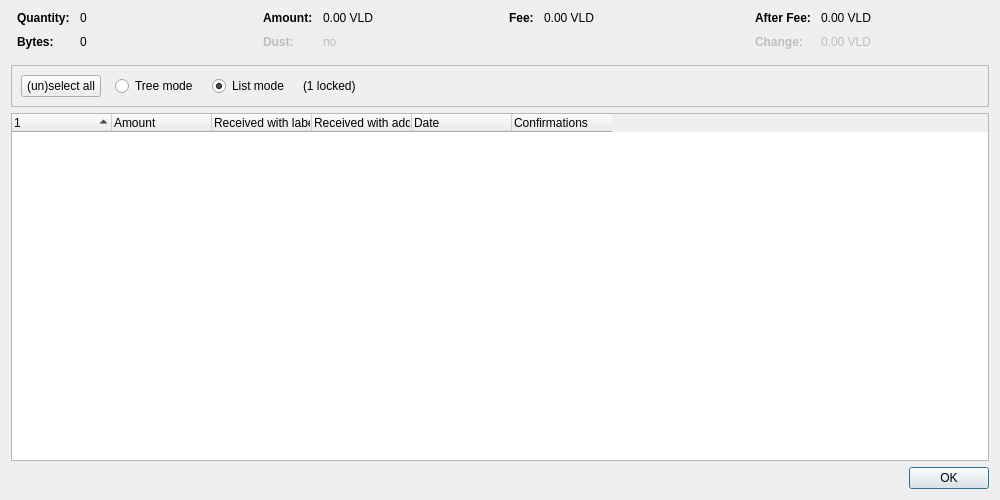
<?xml version="1.0" encoding="UTF-8"?>
<ui version="4.0">
 <class>CoinControlDialog</class>
 <widget class="QDialog" name="CoinControlDialog">
  <property name="geometry">
   <rect>
    <x>0</x>
    <y>0</y>
    <width>1000</width>
    <height>500</height>
   </rect>
  </property>
  <property name="windowTitle">
   <string>Coin Selection</string>
  </property>
  <layout class="QVBoxLayout" name="verticalLayout">
   <item>
    <layout class="QHBoxLayout" name="horizontalLayoutTop" stretch="0,0,0,0">
     <property name="topMargin">
      <number>0</number>
     </property>
     <property name="bottomMargin">
      <number>10</number>
     </property>
     <item>
      <layout class="QFormLayout" name="formLayoutCoinControl1">
       <property name="horizontalSpacing">
        <number>10</number>
       </property>
       <property name="verticalSpacing">
        <number>10</number>
       </property>
       <property name="leftMargin">
        <number>6</number>
       </property>
       <property name="rightMargin">
        <number>6</number>
       </property>
       <item row="0" column="0">
        <widget class="QLabel" name="labelCoinControlQuantityText">
         <property name="font">
          <font>
           <weight>75</weight>
           <bold>true</bold>
          </font>
         </property>
         <property name="text">
          <string>Quantity:</string>
         </property>
        </widget>
       </item>
       <item row="0" column="1">
        <widget class="QLabel" name="labelCoinControlQuantity">
         <property name="cursor">
          <cursorShape>IBeamCursor</cursorShape>
         </property>
         <property name="contextMenuPolicy">
          <enum>Qt::ActionsContextMenu</enum>
         </property>
         <property name="text">
          <string notr="true">0</string>
         </property>
         <property name="textInteractionFlags">
          <set>Qt::LinksAccessibleByMouse|Qt::TextSelectableByKeyboard|Qt::TextSelectableByMouse</set>
         </property>
        </widget>
       </item>
       <item row="1" column="0">
        <widget class="QLabel" name="labelCoinControlBytesText">
         <property name="font">
          <font>
           <weight>75</weight>
           <bold>true</bold>
          </font>
         </property>
         <property name="text">
          <string>Bytes:</string>
         </property>
        </widget>
       </item>
       <item row="1" column="1">
        <widget class="QLabel" name="labelCoinControlBytes">
         <property name="cursor">
          <cursorShape>IBeamCursor</cursorShape>
         </property>
         <property name="contextMenuPolicy">
          <enum>Qt::ActionsContextMenu</enum>
         </property>
         <property name="text">
          <string notr="true">0</string>
         </property>
         <property name="textInteractionFlags">
          <set>Qt::LinksAccessibleByMouse|Qt::TextSelectableByKeyboard|Qt::TextSelectableByMouse</set>
         </property>
        </widget>
       </item>
      </layout>
     </item>
     <item>
      <layout class="QFormLayout" name="formLayoutCoinControl2">
       <property name="horizontalSpacing">
        <number>10</number>
       </property>
       <property name="verticalSpacing">
        <number>10</number>
       </property>
       <property name="leftMargin">
        <number>6</number>
       </property>
       <property name="rightMargin">
        <number>6</number>
       </property>
       <item row="0" column="0">
        <widget class="QLabel" name="labelCoinControlAmountText">
         <property name="font">
          <font>
           <weight>75</weight>
           <bold>true</bold>
          </font>
         </property>
         <property name="text">
          <string>Amount:</string>
         </property>
        </widget>
       </item>
       <item row="0" column="1">
        <widget class="QLabel" name="labelCoinControlAmount">
         <property name="cursor">
          <cursorShape>IBeamCursor</cursorShape>
         </property>
         <property name="contextMenuPolicy">
          <enum>Qt::ActionsContextMenu</enum>
         </property>
         <property name="text">
          <string notr="true">0.00 VLD</string>
         </property>
         <property name="textInteractionFlags">
          <set>Qt::LinksAccessibleByMouse|Qt::TextSelectableByKeyboard|Qt::TextSelectableByMouse</set>
         </property>
        </widget>
       </item>
       <item row="1" column="0">
        <widget class="QLabel" name="labelCoinControlLowOutputText">
         <property name="enabled">
          <bool>false</bool>
         </property>
         <property name="font">
          <font>
           <weight>75</weight>
           <bold>true</bold>
          </font>
         </property>
         <property name="text">
          <string>Dust:</string>
         </property>
        </widget>
       </item>
       <item row="1" column="1">
        <widget class="QLabel" name="labelCoinControlLowOutput">
         <property name="enabled">
          <bool>false</bool>
         </property>
         <property name="cursor">
          <cursorShape>IBeamCursor</cursorShape>
         </property>
         <property name="contextMenuPolicy">
          <enum>Qt::ActionsContextMenu</enum>
         </property>
         <property name="text">
          <string notr="true">no</string>
         </property>
         <property name="textInteractionFlags">
          <set>Qt::LinksAccessibleByMouse|Qt::TextSelectableByKeyboard|Qt::TextSelectableByMouse</set>
         </property>
        </widget>
       </item>
      </layout>
     </item>
     <item>
      <layout class="QFormLayout" name="formLayoutCoinControl3">
       <property name="horizontalSpacing">
        <number>10</number>
       </property>
       <property name="verticalSpacing">
        <number>10</number>
       </property>
       <property name="leftMargin">
        <number>6</number>
       </property>
       <property name="rightMargin">
        <number>6</number>
       </property>
       <item row="0" column="0">
        <widget class="QLabel" name="labelCoinControlFeeText">
         <property name="font">
          <font>
           <weight>75</weight>
           <bold>true</bold>
          </font>
         </property>
         <property name="text">
          <string>Fee:</string>
         </property>
        </widget>
       </item>
       <item row="0" column="1">
        <widget class="QLabel" name="labelCoinControlFee">
         <property name="cursor">
          <cursorShape>IBeamCursor</cursorShape>
         </property>
         <property name="contextMenuPolicy">
          <enum>Qt::ActionsContextMenu</enum>
         </property>
         <property name="text">
          <string notr="true">0.00 VLD</string>
         </property>
         <property name="textInteractionFlags">
          <set>Qt::LinksAccessibleByMouse|Qt::TextSelectableByKeyboard|Qt::TextSelectableByMouse</set>
         </property>
        </widget>
       </item>
      </layout>
     </item>
     <item>
      <layout class="QFormLayout" name="formLayoutCoinControl4">
       <property name="horizontalSpacing">
        <number>10</number>
       </property>
       <property name="verticalSpacing">
        <number>10</number>
       </property>
       <property name="leftMargin">
        <number>6</number>
       </property>
       <property name="rightMargin">
        <number>6</number>
       </property>
       <item row="0" column="0">
        <widget class="QLabel" name="labelCoinControlAfterFeeText">
         <property name="font">
          <font>
           <weight>75</weight>
           <bold>true</bold>
          </font>
         </property>
         <property name="text">
          <string>After Fee:</string>
         </property>
        </widget>
       </item>
       <item row="0" column="1">
        <widget class="QLabel" name="labelCoinControlAfterFee">
         <property name="cursor">
          <cursorShape>IBeamCursor</cursorShape>
         </property>
         <property name="contextMenuPolicy">
          <enum>Qt::ActionsContextMenu</enum>
         </property>
         <property name="text">
          <string notr="true">0.00 VLD</string>
         </property>
         <property name="textInteractionFlags">
          <set>Qt::LinksAccessibleByMouse|Qt::TextSelectableByKeyboard|Qt::TextSelectableByMouse</set>
         </property>
        </widget>
       </item>
       <item row="1" column="0">
        <widget class="QLabel" name="labelCoinControlChangeText">
         <property name="enabled">
          <bool>false</bool>
         </property>
         <property name="font">
          <font>
           <weight>75</weight>
           <bold>true</bold>
          </font>
         </property>
         <property name="text">
          <string>Change:</string>
         </property>
        </widget>
       </item>
       <item row="1" column="1">
        <widget class="QLabel" name="labelCoinControlChange">
         <property name="enabled">
          <bool>false</bool>
         </property>
         <property name="cursor">
          <cursorShape>IBeamCursor</cursorShape>
         </property>
         <property name="contextMenuPolicy">
          <enum>Qt::ActionsContextMenu</enum>
         </property>
         <property name="text">
          <string notr="true">0.00 VLD</string>
         </property>
         <property name="textInteractionFlags">
          <set>Qt::LinksAccessibleByMouse|Qt::TextSelectableByKeyboard|Qt::TextSelectableByMouse</set>
         </property>
        </widget>
       </item>
      </layout>
     </item>
    </layout>
   </item>
   <item>
    <widget class="QFrame" name="frame">
     <property name="minimumSize">
      <size>
       <width>0</width>
       <height>40</height>
      </size>
     </property>
     <property name="frameShape">
      <enum>QFrame::StyledPanel</enum>
     </property>
     <property name="frameShadow">
      <enum>QFrame::Sunken</enum>
     </property>
     <layout class="QHBoxLayout" name="horizontalLayout">
      <item>
       <layout class="QHBoxLayout" name="horizontalLayoutPanel" stretch="0,0,0,0,0">
        <property name="spacing">
         <number>14</number>
        </property>
        <item>
         <widget class="QPushButton" name="pushButtonSelectAll">
          <property name="sizePolicy">
           <sizepolicy hsizetype="Maximum" vsizetype="Fixed">
            <horstretch>0</horstretch>
            <verstretch>0</verstretch>
           </sizepolicy>
          </property>
          <property name="text">
           <string>(un)select all</string>
          </property>
          <property name="autoDefault">
           <bool>false</bool>
          </property>
         </widget>
        </item>
        <item>
         <widget class="QRadioButton" name="radioTreeMode">
          <property name="sizePolicy">
           <sizepolicy hsizetype="Maximum" vsizetype="Fixed">
            <horstretch>0</horstretch>
            <verstretch>0</verstretch>
           </sizepolicy>
          </property>
          <property name="text">
           <string>Tree mode</string>
          </property>
         </widget>
        </item>
        <item>
         <widget class="QRadioButton" name="radioListMode">
          <property name="sizePolicy">
           <sizepolicy hsizetype="Maximum" vsizetype="Fixed">
            <horstretch>0</horstretch>
            <verstretch>0</verstretch>
           </sizepolicy>
          </property>
          <property name="text">
           <string>List mode</string>
          </property>
          <property name="checked">
           <bool>true</bool>
          </property>
         </widget>
        </item>
        <item>
         <widget class="QLabel" name="labelLocked">
          <property name="text">
           <string notr="true">(1 locked)</string>
          </property>
         </widget>
        </item>
        <item>
         <spacer name="horizontalSpacer">
          <property name="orientation">
           <enum>Qt::Horizontal</enum>
          </property>
          <property name="sizeHint" stdset="0">
           <size>
            <width>40</width>
            <height>20</height>
           </size>
          </property>
         </spacer>
        </item>
       </layout>
      </item>
     </layout>
    </widget>
   </item>
   <item>
    <widget class="CoinControlTreeWidget" name="treeWidget">
     <property name="contextMenuPolicy">
      <enum>Qt::CustomContextMenu</enum>
     </property>
     <property name="sortingEnabled">
      <bool>false</bool>
     </property>
     <property name="columnCount">
      <number>6</number>
     </property>
     <attribute name="headerShowSortIndicator" stdset="0">
      <bool>true</bool>
     </attribute>
     <attribute name="headerStretchLastSection">
      <bool>false</bool>
     </attribute>
     <column>
      <property name="text">
       <string/>
      </property>
     </column>
     <column>
      <property name="text">
       <string>Amount</string>
      </property>
     </column>
     <column>
      <property name="text">
       <string>Received with label</string>
      </property>
     </column>
     <column>
      <property name="text">
       <string>Received with address</string>
      </property>
     </column>
     <column>
      <property name="text">
       <string>Date</string>
      </property>
     </column>
     <column>
      <property name="text">
       <string>Confirmations</string>
      </property>
      <property name="toolTip">
       <string>Confirmed</string>
      </property>
     </column>
     <column>
      <property name="text">
       <string/>
      </property>
     </column>
     <column>
      <property name="text">
       <string/>
      </property>
     </column>
     <column>
      <property name="text">
       <string/>
      </property>
     </column>
     <column>
      <property name="text">
       <string/>
      </property>
     </column>
    </widget>
   </item>
   <item>
    <widget class="QDialogButtonBox" name="buttonBox">
     <property name="orientation">
      <enum>Qt::Horizontal</enum>
     </property>
     <property name="standardButtons">
      <set>QDialogButtonBox::Ok</set>
     </property>
    </widget>
   </item>
  </layout>
 </widget>
 <customwidgets>
  <customwidget>
   <class>CoinControlTreeWidget</class>
   <extends>QTreeWidget</extends>
   <header>qt/coincontroltreewidget.h</header>
  </customwidget>
 </customwidgets>
 <resources/>
 <connections/>
</ui>
